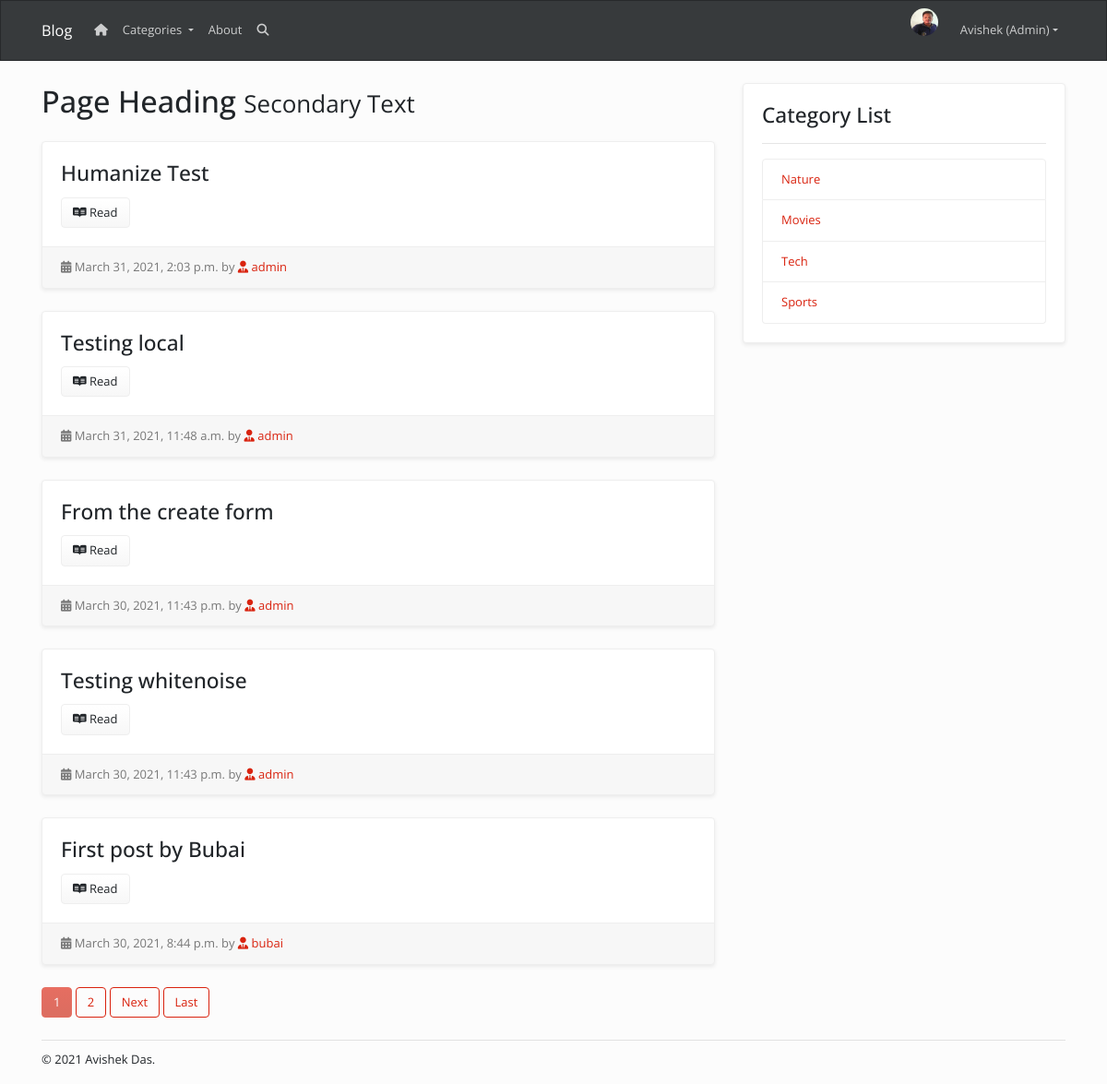
Screenshot of / (signed in) with the database file from the repository.
### accounts/models.py (models this page shows, shortened)
class Profile(models.Model):
    user = models.OneToOneField(
        User, null=True, blank=True, on_delete=models.CASCADE)
    name = models.CharField(max_length=200,null=True, blank=True)
    email = models.CharField(max_length=200, null=True, blank=True)
    profile_pic = models.ImageField(default='profile_pic.png',
                                    upload_to='profile_pics', null=True, blank=True)
    created = models.DateTimeField(auto_now_add=True)
    updated=models.DateTimeField(auto_now=True)

### posts/models.py (models this page shows, shortened)
class Post(models.Model):
    options = (
        ('draft','Draft'),
        ('published','Published')
    )
    category=models.ForeignKey(Category,related_name='product',default=1,on_delete=models.SET_NULL,null=True,blank=True)
    title = models.CharField(max_length=200, blank=True, null=True)
    slug = models.SlugField(max_length=200, unique=True, blank=True, null=True)
    created = models.DateTimeField(auto_now_add=True)
    updated = models.DateTimeField(auto_now=True)
    author = models.ForeignKey(User, on_delete=models.CASCADE, blank=True, null=True)
    content = RichTextUploadingField(blank=True, null=True)
    status=models.CharField(max_length=10,choices=options,default='draft')
    class Meta:
        ordering=['-created']
    def get_absolute_url(self):
        return reverse('posts:post_detail', args=[self.slug])

class Category(models.Model):
    name=models.CharField(max_length=200,db_index=True)
    slug=models.SlugField(max_length=200,unique=True)
    class Meta:
        verbose_name_plural = 'categories'

### posts/views.py (the view)
# urls.py: path('',views.PostList.as_view(),name='all_posts'),
class PostList(ListView):
    model=Post
    template_name='posts/index.html'
    context_object_name='posts'
    paginate_by=5
    def get_context_data(self, **kwargs):
        context = super().get_context_data(**kwargs)
        context['title'] = 'Home'
        return context
    def get_queryset(self):
        return Post.objects.filter(status='published')

### posts/views.py (called while the page is built)
def categories(request):
    return {
        'categories':Category.objects.all(),
    }

### posts/templates/posts/index.html (shortened to what this page needs)
{% extends 'posts/layout.html' %} {% block content %}
<div class="row">
  <div class="col-md-8">
    <h1 class="my-4">
      Page Heading
      <small>Secondary Text</small>
    </h1>
    {% for post in posts %}
    <div class="card mb-4 shadow-sm">
      <div class="card-body">
        <h3 class="card-title">{{post.title}}</h3>
        <a href="{{post.get_absolute_url}}" class='btn btn-light' ><i class="fab fa-readme"></i>&nbsp;Read</a>
      </div>
      <div class="card-footer text-muted">
        <i class='fas fa-calendar-alt'></i>&nbsp;{{post.created}} by
        <a href="#"><i class='fas fa-user-tie'></i>&nbsp;{{post.author}}</a>
      </div>
    </div>
    {% endfor%}
    {% if is_paginated %}
      {% for num in page_obj.paginator.page_range %}
        {% if page_obj.number == num %}
            <a href="?page={{num}}" class="btn btn-primary mb-4 disabled">{{num}}</a>
        {% elif num > page_obj.number|add:'-3' and num < page_obj.number|add:'3' %}
            <a href="?page={{num}}" class="btn btn-outline-primary mb-4">{{num}}</a>
        {% endif %}
      {% endfor %}
          {% if page_obj.has_next %}
      <a href="?page={{page_obj.next_page_number}}" class="btn btn-outline-primary mb-4">Next</a>
      <a href="?page={{ page_obj.paginator.num_pages }}" class="btn btn-outline-primary mb-4">Last</a>
      {% endif %}
    {% endif %}
  </div>
  {% include 'posts/category_list.html' %}
</div>
{% endblock %}

### posts/templates/posts/navbar.html (shortened to what this page needs)
<nav class="navbar navbar-expand-lg navbar-dark bg-dark">
  <div class="container">
    <a class="navbar-brand" href="{% url 'posts:all_posts' %}">Blog</a>
    <div class="collapse navbar-collapse" id="navbarResponsive">
      <ul class="navbar-nav mr-auto">
        <li class="nav-item">
          <a class="nav-link" href="{% url 'posts:all_posts' %}"
            ><i class='fas fa-home'></i>
          </a>
        </li>
        <li class="nav-item dropdown">
        <a class="nav-link dropdown-toggle" href="#" id="navbarDropdown" role="button" data-toggle="dropdown" aria-haspopup="true" aria-expanded="false">
          Categories
        </a>
      </li>
        <li class="nav-item">
          <a class="nav-link" href="{% url 'posts:about' %}">About</a>
        </li>
        <li class="nav-item">
          <a class="nav-link" href="#"><i class="fas fa-search"></i></a>
        </li>
      </ul>
      <ul class="navbar-nav ml-auto">
        {% if request.user.is_authenticated %}
        <li class="nav-item">
          <img
            class="d-flex mr-3 rounded-circle"
            src="{{user.profile.profile_pic.url}}"
            alt="profile pic"
            id="profile-pic"
          />
        </li>
        <li class="nav-item dropdown">
          {% if request.user.is_superuser %}
          <a
            class="nav-link dropdown-toggle"
            data-toggle="dropdown"
            href="#"
            role="button"
            aria-haspopup="true"
            aria-expanded="false"
          >
            {{request.user.profile.name}} (Admin)</a
          >
          {% endif %}
        </li>
        {% else %}
        <li class="nav-item">
          <a class="nav-link" href="{% url 'login' %}">Login</a>
        </li>
      </ul>
      {% endif %}
    </div>
  </div>
</nav>

### posts/templates/posts/category_list.html
<div class="col-md-4">
<div class="card my-4 shadow-sm">
  <div class="card-body">
      <h3>Category List</h3>
      <hr>
    <ul class="list-group">
      {% for category in categories %}
      <li
        class="list-group-item d-flex justify-content-between align-items-center"
      >
        <a href="{% url 'posts:category_list' category.slug %}">{{category.name}}</a>
      </li>
      {% endfor %}
    </ul>
  </div>
</div>
</div>

### static/css/style.css (style rules this page uses)
#profile-pic { width: 30px; height: 30px; }
.card-body { padding: 20px; }

### rows the page displays
Post: title "Humanize Test", created "March 31, 2021, 2:03 p.m.", author "admin"
Post: title "Testing local", created "March 31, 2021, 11:48 a.m.", author "admin"
Post: title "From the create form", created "March 30, 2021, 11:43 p.m.", author "admin"
Post: title "Testing whitenoise", created "March 30, 2021, 11:43 p.m.", author "admin"
Post: title "First post by Bubai", created "March 30, 2021, 8:44 p.m.", author "bubai"
Category: name "Nature"
Category: name "Movies"
Category: name "Tech"
Category: name "Sports"

### other values shown
{{ request.user.profile.name }} "Avishek"
{{ num }} "1"
{{ num }} "2"
